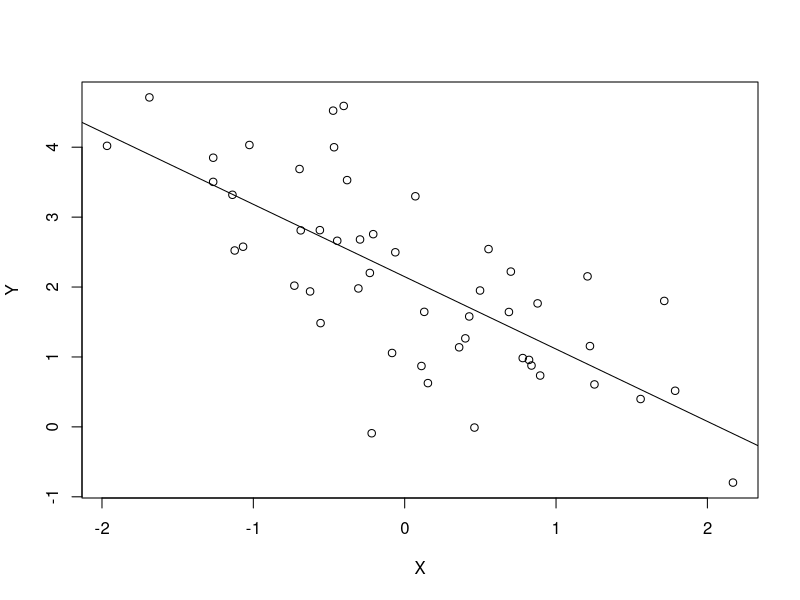
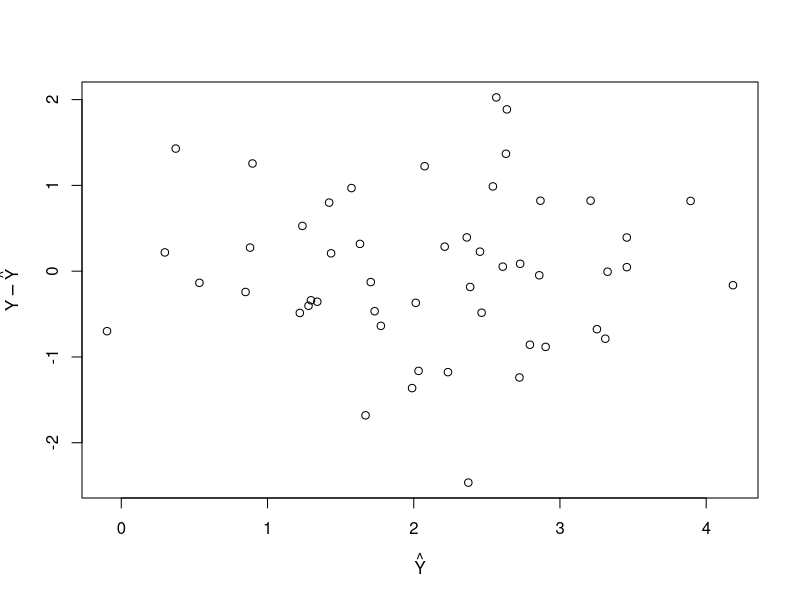
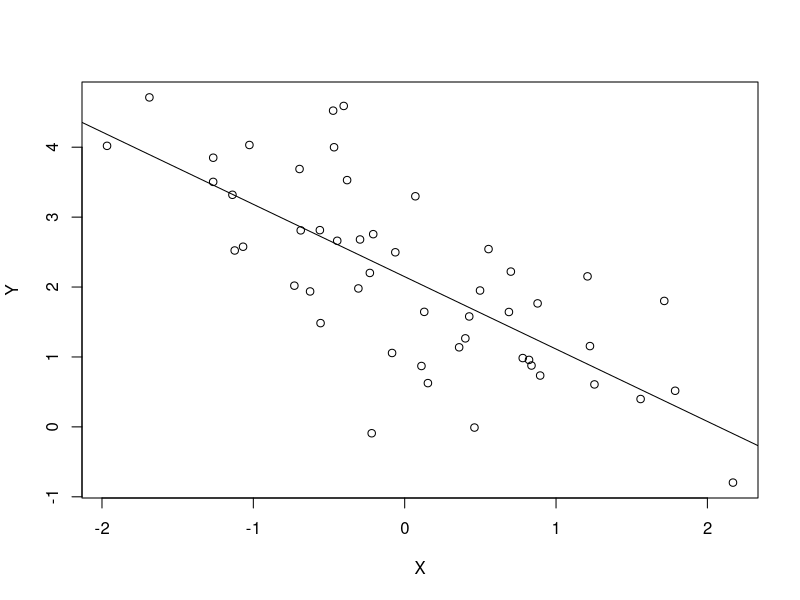

Reproduce these figures in R, in order. (Note: this script raises an error after producing the figures.)
## ---- chunk 1
# set seed for reproducibility
set.seed(123)

# define sample size, coefficients, regressor and response
n  <- 50
b0 <- matrix(c(2, -1), ncol = 1)
x  <- rnorm(n)
y  <- b0[1] + b0[2] * x + rnorm(n)

# Constructor for `simple_lin_regression`.
#
# This function computes the ordinary least squares estimate
# for the simple linear regression E[y|x] = b0 + b1 * x.
#
# Params: y - a vector with n elements; observed responses
#         x - a vector with n elements; observed regressors
#
# Returns: an S3 object of type simple_lin_regression
#
simple_lin_regression <- function(y, x) {
  # define design matrix
  n <- length(y)
  D  <- matrix(c(rep(1, n), x), ncol = 2)
  
  # compute the OLS estimate
  b  <- solve(t(D) %*% D) %*% t(D) %*% y 
  
  # the object will encapsulate y, X and b
  slr <- list(response = y, regressor = x, estimate = b)
  
  # the object `slr` is declared to be an S3 object of
  # class "simple_lin_regression", by
  class(slr) <- "simple_lin_regression"
  
  return(slr)
}

sl1 <- simple_lin_regression(y, x)
## ---- chunk 2
print.simple_lin_regression <- function(x, ...) {
  cat("head(x) =", head(x$regressor), "\n")
  cat("head(y) =", head(x$response), "\n\n")
  cat("Estimated regression: E[y|x] = b0 + b1 * x\n")
  cat("b0 = ", x$estimate[1], " and b1 = ", x$estimate[2], ".\n", sep = "")
}

plot.simple_lin_regression <- function(x, y = NULL, ...) {
  plot(x = x$regressor, y = x$response,
       xlab = expression(X), ylab = expression(Y))
  abline(a = x$estimate[1], b = x$estimate[2])
}
## ---- chunk 3
print(sl1)
plot(sl1)
## ---- chunk 4
plot
## ---- chunk 5
residual_analysis <- function(x) {
  UseMethod("residual_analysis")
}
## ---- chunk 6
residual_analysis.simple_lin_regression <- function(x) {
  predictions <- x$estimate[1] + x$estimate[2] * x$regressor
  plot(x = predictions, y = x$response - predictions,
       xlab = expression(hat(Y)), ylab = expression(Y - hat(Y)))
}
## ---- chunk 7
residual_analysis(sl1)
## ---- chunk 8
ord_factor <- ordered(c("a", "b", "a"))
class(ord_factor)
## ---- chunk 9
# define objects of class parent and child, respectively.
P <- structure(numeric(), class = "parent_class")
C <- structure(numeric(), class = c("child_class", "parent_class"))

# now implement print, first for parent_class
print.parent_class <- function(x) {
  cat("this is print for parent_class objects")
}

print(P)
print(C)

# now implement print for child_class
print.child_class <- function(x) {
  cat("this is print for child_class objects")
}

print(P)
print(C)
## ---- chunk 10
library(methods)
## ---- chunk 11
setClass("simple_lin_regression",
   slots = c(
     response  = "numeric",
     regressor = "numeric",
     estimate  = "numeric"
     )
)
## ---- chunk 12
# Constructor for `simple_lin_regression`.
#
# This function computes the ordinary least squares estimate
# for the simple linear regression E[y|x] = b0 + b1 * x.
#
# Params: y - a vector with n elements; observed responses
#         x - a vector with n elements; observed regressors
#
# Returns: an S4 object of type simple_lin_regression
simple_lin_regression <- function(y, x) {
  slr <- new("simple_lin_regression",
             response  = y,
             regressor = x
             )
  return(slr)
}
## ---- chunk 13
setMethod("initialize", "simple_lin_regression",
  function(.Object, response, regressor) {
    .Object@response  <- response
    .Object@regressor <- regressor

    # define design matrix
    n <- length(response)
    D  <- matrix(c(rep(1, n), regressor), ncol = 2)

    # compute the OLS estimate
    b  <- solve(t(D) %*% D) %*% t(D) %*% response
    .Object@estimate <- as.numeric(b)
    return(.Object)
  }
)
## ---- chunk 14
setMethod("print", "simple_lin_regression",
  function(x, ...) {
    cat("head(x) =", head(x@regressor), "\n")
    cat("head(y) =", head(x@response), "\n\n")
    cat("Estimated regression: E[y|x] = b0 + b1 * x\n")
    cat("b0 = ", x@estimate[1], " and b1 = ", x@estimate[2], ".\n", sep = "")
  }
)

setMethod("plot", "simple_lin_regression",
  function(x, y = NULL, ...) {
    plot(x = x@regressor, y = x@response,
         xlab = expression(X), ylab = expression(Y))
    abline(a = x@estimate[1], b = x@estimate[2])
  }
)
## ---- chunk 15
slm1 <- simple_lin_regression(y, x)
print(slm1)
plot(slm1)
## ---- chunk 16
setGeneric("residual_analysis")

setMethod("residual_analysis", "simple_lin_regression",
  function(x) {
    predictions <- x@estimate[1] + x@estimate[2] * x@regressor
    plot(x = predictions, y = x@response - predictions,
         xlab = expression(hat(Y)), ylab = expression(Y - hat(Y)))
  }
)

residual_analysis(slm1)
## ---- chunk 17
setGeneric("response", function(x) standardGeneric("response"))
setGeneric("response<-", function(x, value) standardGeneric("response<-"))

setMethod("response", "simple_lin_regression", function(x) x@response)
setMethod("response<-", "simple_lin_regression",
  function(x, value) {
    x@response <- value
    x <- initialize(x, response = value, regressor = x@regressor)
    validObject(x)
    return(x)
  }
)
## ---- chunk 18
print(slm1)
response(slm1)[1] <- response(slm1)[1] + 20
print(slm1)
## ---- chunk 19
#>  response(slm1) <- "this shouldn't be text!"

##  Error in (function (cl, name, valueClass)  :
##    assignment of an object of class “character” is not valid for @‘response’
##    in an object of class “simple_linear_regression”; is(value, #"numeric")
##    is not TRUE
## ---- chunk 20
setValidity("simple_lin_regression",
            function(object) {
              if(length(object@response) == length(object@regressor)) TRUE
              else paste("Unequal lengths of regressor and response.")
            })

## ---- chunk 21
#>  response(slm1) <- response(slm1)[1:49]

## Error in validObject(x) :
##   invalid class “simple_lin_regression” object: Unequal lengths of regressor
##   and response.
## ---- chunk 22
setGeneric("regressor", function(x) standardGeneric("regressor"))
setGeneric("regressor<-", function(x, value) standardGeneric("regressor<-"))

setMethod("regressor", "simple_lin_regression", function(x) x@regressor)
setMethod("regressor<-", "simple_lin_regression",
  function(x, value) {
    x@regressor <- value
    x <- initialize(x, response = x@response, regressor = value)
    validObject(x)
    return(x)
  }
)

setGeneric("estimate", function(x) standardGeneric("estimate"))
setMethod("estimate", "simple_lin_regression", function(x) x@estimate)
## ---- chunk 23
estimate(slm1)
regressor(slm1)[1] <- regressor(slm1)[1] + 20
estimate(slm1)
## ---- chunk 24
residual_analysis(slm1)
